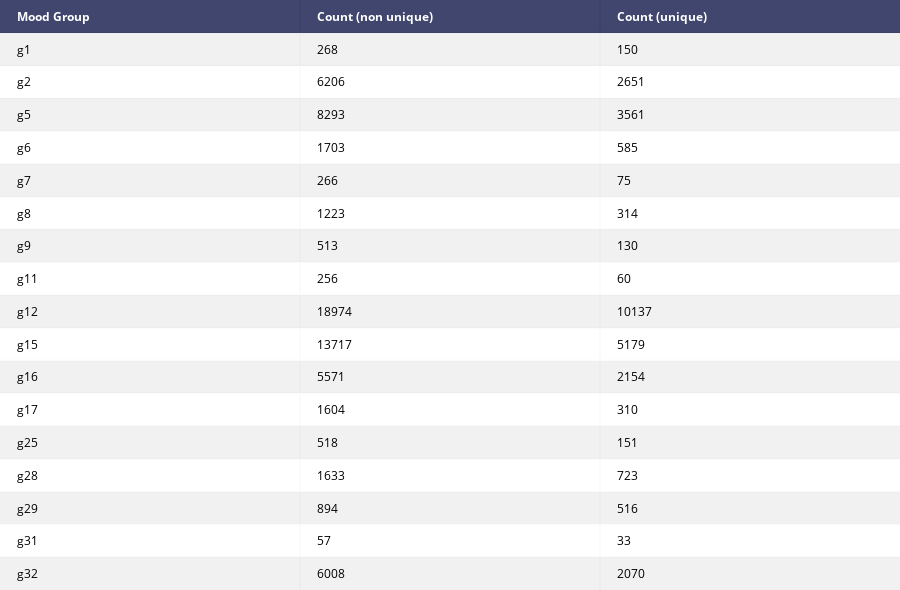

Source (notebook cell):
### Code cell
count_table = [["Mood Group", "Count (non unique)", "Count (unique)"]]

unique_set = ama_data[ama_data["mood_count"] == 1] # Remove rows with more than one label

ama_data["g16"].value_counts()

for group in groups:
    count_table.append([group, ama_data[group].value_counts()[1],  unique_set[group].value_counts()[1]])
    
table = ff.create_table(count_table)
iplot(table)

### Figure 1 — Plotly figure (JSON) as saved in the notebook; plotly's stock layout.template omitted (floating-point values rounded to 4 significant figures)
{"data": [{"colorscale": [[0, "#00083e"], [0.5, "#ededee"], [1, "#ffffff"]], "hoverinfo": "none", "opacity": 0.75, "showscale": false, "type": "heatmap", "uid": "88f05dcb-15f1-49c0-ba99-310ac379a8d6", "z": [[0, 0, 0], [0.5, 0.5, 0.5], [1, 1, 1], [0.5, 0.5, 0.5], [1, 1, 1], [0.5, 0.5, 0.5], [1, 1, 1], [0.5, 0.5, 0.5], [1, 1, 1], [0.5, 0.5, 0.5], [1, 1, 1], [0.5, 0.5, 0.5], [1, 1, 1], [0.5, 0.5, 0.5], [1, 1, 1], [0.5, 0.5, 0.5], [1, 1, 1], [0.5, 0.5, 0.5]]}], "layout": {"annotations": [{"align": "left", "font": {"color": "#ffffff"}, "showarrow": false, "text": "<b>Mood Group</b>", "x": -0.45, "xanchor": "left", "xref": "x", "y": 0, "yref": "y"}, {"align": "left", "font": {"color": "#ffffff"}, "showarrow": false, "text": "<b>Count (non unique)</b>", "x": 0.55, "xanchor": "left", "xref": "x", "y": 0, "yref": "y"}, {"align": "left", "font": {"color": "#ffffff"}, "showarrow": false, "text": "<b>Count (unique)</b>", "x": 1.55, "xanchor": "left", "xref": "x", "y": 0, "yref": "y"}, {"align": "left", "font": {"color": "#000000"}, "showarrow": false, "text": "g1", "x": -0.45, "xanchor": "left", "xref": "x", "y": 1, "yref": "y"}, {"align": "left", "font": {"color": "#000000"}, "showarrow": false, "text": "268", "x": 0.55, "xanchor": "left", "xref": "x", "y": 1, "yref": "y"}, {"align": "left", "font": {"color": "#000000"}, "showarrow": false, "text": "150", "x": 1.55, "xanchor": "left", "xref": "x", "y": 1, "yref": "y"}, {"align": "left", "font": {"color": "#000000"}, "showarrow": false, "text": "g2", "x": -0.45, "xanchor": "left", "xref": "x", "y": 2, "yref": "y"}, {"align": "left", "font": {"color": "#000000"}, "showarrow": false, "text": "6206", "x": 0.55, "xanchor": "left", "xref": "x", "y": 2, "yref": "y"}, {"align": "left", "font": {"color": "#000000"}, "showarrow": false, "text": "2651", "x": 1.55, "xanchor": "left", "xref": "x", "y": 2, "yref": "y"}, {"align": "left", "font": {"color": "#000000"}, "showarrow": false, "text": "g5", "x": -0.45, "xanchor": "left", "xref": "x", "y": 3, "yref": "y"}, {"align": "left", "font": {"color": "#000000"}, "showarrow": false, "text": "8293", "x": 0.55, "xanchor": "left", "xref": "x", "y": 3, "yref": "y"}, {"align": "left", "font": {"color": "#000000"}, "showarrow": false, "text": "3561", "x": 1.55, "xanchor": "left", "xref": "x", "y": 3, "yref": "y"}, {"align": "left", "font": {"color": "#000000"}, "showarrow": false, "text": "g6", "x": -0.45, "xanchor": "left", "xref": "x", "y": 4, "yref": "y"}, {"align": "left", "font": {"color": "#000000"}, "showarrow": false, "text": "1703", "x": 0.55, "xanchor": "left", "xref": "x", "y": 4, "yref": "y"}, {"align": "left", "font": {"color": "#000000"}, "showarrow": false, "text": "585", "x": 1.55, "xanchor": "left", "xref": "x", "y": 4, "yref": "y"}, {"align": "left", "font": {"color": "#000000"}, "showarrow": false, "text": "g7", "x": -0.45, "xanchor": "left", "xref": "x", "y": 5, "yref": "y"}, {"align": "left", "font": {"color": "#000000"}, "showarrow": false, "text": "266", "x": 0.55, "xanchor": "left", "xref": "x", "y": 5, "yref": "y"}, {"align": "left", "font": {"color": "#000000"}, "showarrow": false, "text": "75", "x": 1.55, "xanchor": "left", "xref": "x", "y": 5, "yref": "y"}, {"align": "left", "font": {"color": "#000000"}, "showarrow": false, "text": "g8", "x": -0.45, "xanchor": "left", "xref": "x", "y": 6, "yref": "y"}, {"align": "left", "font": {"color": "#000000"}, "showarrow": false, "text": "1223", "x": 0.55, "xanchor": "left", "xref": "x", "y": 6, "yref": "y"}, {"align": "left", "font": {"color": "#000000"}, "showarrow": false, "text": "314", "x": 1.55, "xanchor": "left", "xref": "x", "y": 6, "yref": "y"}, {"align": "left", "font": {"color": "#000000"}, "showarrow": false, "text": "g9", "x": -0.45, "xanchor": "left", "xref": "x", "y": 7, "yref": "y"}, {"align": "left", "font": {"color": "#000000"}, "showarrow": false, "text": "513", "x": 0.55, "xanchor": "left", "xref": "x", "y": 7, "yref": "y"}, {"align": "left", "font": {"color": "#000000"}, "showarrow": false, "text": "130", "x": 1.55, "xanchor": "left", "xref": "x", "y": 7, "yref": "y"}, {"align": "left", "font": {"color": "#000000"}, "showarrow": false, "text": "g11", "x": -0.45, "xanchor": "left", "xref": "x", "y": 8, "yref": "y"}, {"align": "left", "font": {"color": "#000000"}, "showarrow": false, "text": "256", "x": 0.55, "xanchor": "left", "xref": "x", "y": 8, "yref": "y"}, {"align": "left", "font": {"color": "#000000"}, "showarrow": false, "text": "60", "x": 1.55, "xanchor": "left", "xref": "x", "y": 8, "yref": "y"}, {"align": "left", "font": {"color": "#000000"}, "showarrow": false, "text": "g12", "x": -0.45, "xanchor": "left", "xref": "x", "y": 9, "yref": "y"}, {"align": "left", "font": {"color": "#000000"}, "showarrow": false, "text": "18974", "x": 0.55, "xanchor": "left", "xref": "x", "y": 9, "yref": "y"}, {"align": "left", "font": {"color": "#000000"}, "showarrow": false, "text": "10137", "x": 1.55, "xanchor": "left", "xref": "x", "y": 9, "yref": "y"}, {"align": "left", "font": {"color": "#000000"}, "showarrow": false, "text": "g15", "x": -0.45, "xanchor": "left", "xref": "x", "y": 10, "yref": "y"}, {"align": "left", "font": {"color": "#000000"}, "showarrow": false, "text": "13717", "x": 0.55, "xanchor": "left", "xref": "x", "y": 10, "yref": "y"}, {"align": "left", "font": {"color": "#000000"}, "showarrow": false, "text": "5179", "x": 1.55, "xanchor": "left", "xref": "x", "y": 10, "yref": "y"}, {"align": "left", "font": {"color": "#000000"}, "showarrow": false, "text": "g16", "x": -0.45, "xanchor": "left", "xref": "x", "y": 11, "yref": "y"}, {"align": "left", "font": {"color": "#000000"}, "showarrow": false, "text": "5571", "x": 0.55, "xanchor": "left", "xref": "x", "y": 11, "yref": "y"}, {"align": "left", "font": {"color": "#000000"}, "showarrow": false, "text": "2154", "x": 1.55, "xanchor": "left", "xref": "x", "y": 11, "yref": "y"}, {"align": "left", "font": {"color": "#000000"}, "showarrow": false, "text": "g17", "x": -0.45, "xanchor": "left", "xref": "x", "y": 12, "yref": "y"}, {"align": "left", "font": {"color": "#000000"}, "showarrow": false, "text": "1604", "x": 0.55, "xanchor": "left", "xref": "x", "y": 12, "yref": "y"}, {"align": "left", "font": {"color": "#000000"}, "showarrow": false, "text": "310", "x": 1.55, "xanchor": "left", "xref": "x", "y": 12, "yref": "y"}, {"align": "left", "font": {"color": "#000000"}, "showarrow": false, "text": "g25", "x": -0.45, "xanchor": "left", "xref": "x", "y": 13, "yref": "y"}, {"align": "left", "font": {"color": "#000000"}, "showarrow": false, "text": "518", "x": 0.55, "xanchor": "left", "xref": "x", "y": 13, "yref": "y"}, {"align": "left", "font": {"color": "#000000"}, "showarrow": false, "text": "151", "x": 1.55, "xanchor": "left", "xref": "x", "y": 13, "yref": "y"}, {"align": "left", "font": {"color": "#000000"}, "showarrow": false, "text": "g28", "x": -0.45, "xanchor": "left", "xref": "x", "y": 14, "yref": "y"}, {"align": "left", "font": {"color": "#000000"}, "showarrow": false, "text": "1633", "x": 0.55, "xanchor": "left", "xref": "x", "y": 14, "yref": "y"}, {"align": "left", "font": {"color": "#000000"}, "showarrow": false, "text": "723", "x": 1.55, "xanchor": "left", "xref": "x", "y": 14, "yref": "y"}, {"align": "left", "font": {"color": "#000000"}, "showarrow": false, "text": "g29", "x": -0.45, "xanchor": "left", "xref": "x", "y": 15, "yref": "y"}, {"align": "left", "font": {"color": "#000000"}, "showarrow": false, "text": "894", "x": 0.55, "xanchor": "left", "xref": "x", "y": 15, "yref": "y"}, {"align": "left", "font": {"color": "#000000"}, "showarrow": false, "text": "516", "x": 1.55, "xanchor": "left", "xref": "x", "y": 15, "yref": "y"}, {"align": "left", "font": {"color": "#000000"}, "showarrow": false, "text": "g31", "x": -0.45, "xanchor": "left", "xref": "x", "y": 16, "yref": "y"}, {"align": "left", "font": {"color": "#000000"}, "showarrow": false, "text": "57", "x": 0.55, "xanchor": "left", "xref": "x", "y": 16, "yref": "y"}, {"align": "left", "font": {"color": "#000000"}, "showarrow": false, "text": "33", "x": 1.55, "xanchor": "left", "xref": "x", "y": 16, "yref": "y"}, {"align": "left", "font": {"color": "#000000"}, "showarrow": false, "text": "g32", "x": -0.45, "xanchor": "left", "xref": "x", "y": 17, "yref": "y"}, {"align": "left", "font": {"color": "#000000"}, "showarrow": false, "text": "6008", "x": 0.55, "xanchor": "left", "xref": "x", "y": 17, "yref": "y"}, {"align": "left", "font": {"color": "#000000"}, "showarrow": false, "text": "2070", "x": 1.55, "xanchor": "left", "xref": "x", "y": 17, "yref": "y"}], "height": 590, "margin": {"b": 0, "l": 0, "r": 0, "t": 0}, "xaxis": {"dtick": 1, "gridwidth": 2, "showticklabels": false, "tick0": -0.5, "ticks": "", "zeroline": false}, "yaxis": {"autorange": "reversed", "dtick": 1, "gridwidth": 2, "showticklabels": false, "tick0": 0.5, "ticks": "", "zeroline": false}}}
